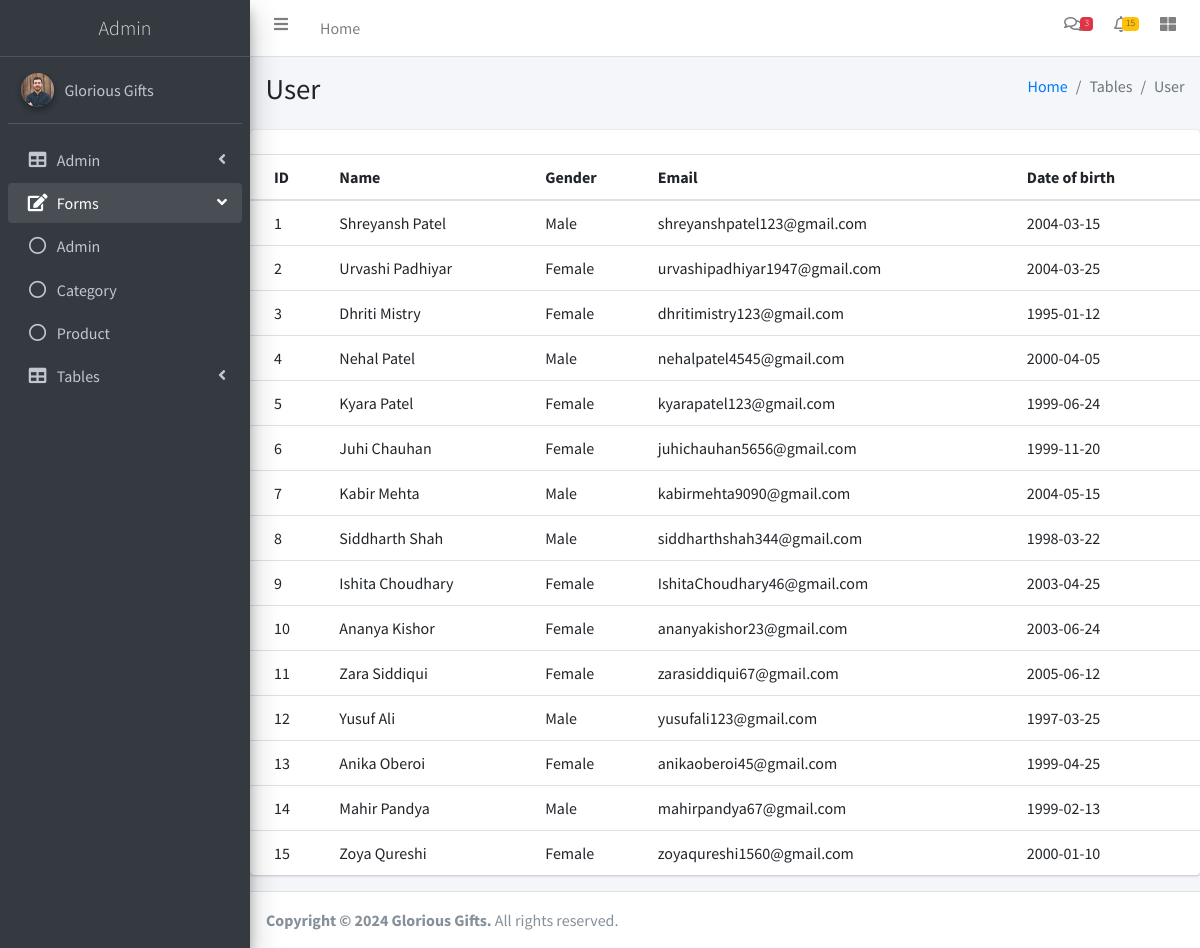
The app's page /adminlte/user-table.php with its own data.
### tables this page shows
CREATE TABLE `tbl_user` (
  `user_id` int(5) NOT NULL,
  `user_name` varchar(50) NOT NULL,
  `user_gender` varchar(10) NOT NULL,
  `user_dob` date NOT NULL,
  `user_email` varchar(50) NOT NULL,
  `user_password` varchar(30) NOT NULL,
  `user_mobile` varchar(10) NOT NULL,
  `address` varchar(200) NOT NULL
);

### adminlte/user-table.php (the view, shortened to what this page needs)
<!DOCTYPE html>
<html>
<head>
  <link rel="stylesheet" href="plugins/fontawesome-free/css/all.min.css">
  <link rel="stylesheet" href="https://code.ionicframework.com/ionicons/2.0.1/css/ionicons.min.css">
  <link rel="stylesheet" href="plugins/datatables-bs4/css/dataTables.bootstrap4.min.css">
  <link rel="stylesheet" href="plugins/datatables-responsive/css/responsive.bootstrap4.min.css">
  <link rel="stylesheet" href="dist/css/adminlte.min.css">
</head>
<body class="hold-transition sidebar-mini">
<div class="wrapper">
   <?php
   include './themepart/header-menu.php';
   ?>
   <?php
    include './themepart/sidebar.php';
   ?>
  <div class="content-wrapper">
    <section class="content-header">
      <div class="container-fluid">
        <div class="row mb-2">
          <div class="col-sm-6">
            <h1>User</h1>
          </div>
          <div class="col-sm-6">
            <ol class="breadcrumb float-sm-right">
              <li class="breadcrumb-item"><a href="#">Home</a></li>
              <li class="breadcrumb-item active">Tables</li>
              <li class="breadcrumb-item active">User</li>
            </ol>
          </div>
        </div>
      </div>
    </section>
    <div class="row">
          <div class="col-12">
            <div class="card">
              <div class="card-header">
              </div>
              <div class="card-body table-responsive p-0">
                <table class="table table-hover text-nowrap">
                  <thead>
                    <tr>
                      <th>ID</th>
                      <th>Name</th>
                      <th>Gender</th>
                      <th>Email</th>
                      <th>Date of birth</th>
                    </tr>
                  </thead>
                  <tbody>
                   <?php
                    include './connection.php';
                    $sq=mysqli_query($connection,"select * from tbl_user");
                    $i=0;
                    while($data=mysqli_fetch_array($sq))
                    {
                      $i++;
                      echo "<tr>";
                      echo "<td>{$i}</td>";
                      echo "<td>{$data['user_name']}</td>";
                      echo "<td>{$data['user_gender']}</td>";
                      echo "<td>{$data['user_email']}</td>";
                      echo "<td>{$data['user_dob']}</td>";
                    }
                   ?>
                  </tbody>
                </table>
              </div>
            </div>
          </div>
        </div>
</div>
<?php
 include './themepart/footer.php';
 ?>
</body>
</html>

### records on screen
tbl_user: user_name "Shreyansh Patel", user_gender "Male", user_email "shreyanshpatel123@gmail.com", user_dob "2004-03-15"
tbl_user: user_name "Urvashi Padhiyar", user_gender "Female", user_email "urvashipadhiyar1947@gmail.com", user_dob "2004-03-25"
tbl_user: user_name "Dhriti Mistry", user_gender "Female", user_email "dhritimistry123@gmail.com", user_dob "1995-01-12"
tbl_user: user_name "Nehal Patel", user_gender "Male", user_email "nehalpatel4545@gmail.com", user_dob "2000-04-05"
tbl_user: user_name "Kyara Patel", user_gender "Female", user_email "kyarapatel123@gmail.com", user_dob "1999-06-24"
tbl_user: user_name "Juhi Chauhan", user_gender "Female", user_email "juhichauhan5656@gmail.com", user_dob "1999-11-20"
tbl_user: user_name "Kabir Mehta", user_gender "Male", user_email "kabirmehta9090@gmail.com", user_dob "2004-05-15"
tbl_user: user_name "Siddharth Shah", user_gender "Male", user_email "siddharthshah344@gmail.com", user_dob "1998-03-22"
tbl_user: user_name "Ishita Choudhary", user_gender "Female", user_email "IshitaChoudhary46@gmail.com", user_dob "2003-04-25"
tbl_user: user_name "Ananya Kishor", user_gender "Female", user_email "ananyakishor23@gmail.com", user_dob "2003-06-24"
tbl_user: user_name "Zara Siddiqui", user_gender "Female", user_email "zarasiddiqui67@gmail.com", user_dob "2005-06-12"
tbl_user: user_name "Yusuf Ali", user_gender "Male", user_email "yusufali123@gmail.com", user_dob "1997-03-25"
tbl_user: user_name "Anika Oberoi", user_gender "Female", user_email "anikaoberoi45@gmail.com", user_dob "1999-04-25"
tbl_user: user_name "Mahir Pandya", user_gender "Male", user_email "mahirpandya67@gmail.com", user_dob "1999-02-13"
tbl_user: user_name "Zoya Qureshi", user_gender "Female", user_email "zoyaqureshi1560@gmail.com", user_dob "2000-01-10"
